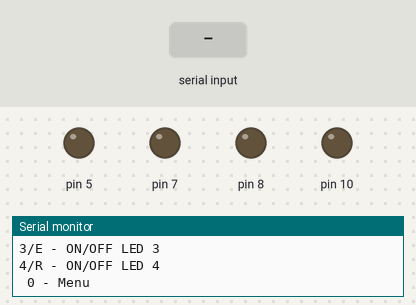
A sketch run on a simulated Arduino Uno, built with avr-gcc and run on an emulated ATmega328P. Parts: output pins drawn as LEDs (lit = HIGH), the last lines printed to the serial monitor. The inputs (shaded band) are chosen by the test bench.

Above: at 1.2 s.
1.3 s: "4" received over Serial
At 1.6 s:
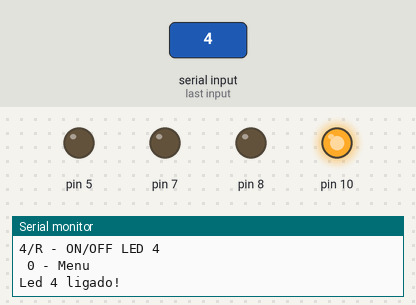
2.8 s: "3" received over Serial
At 4.0 s:
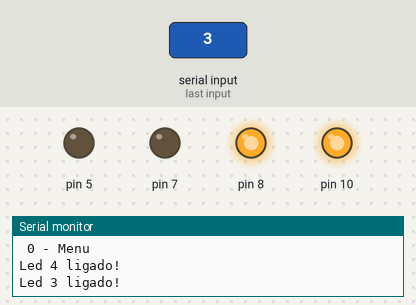
4.3 s: "R" received over Serial
At 5.1 s:
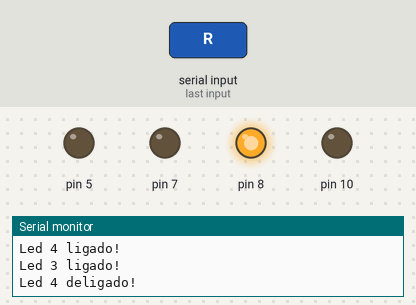
5.8 s: "2" received over Serial
At 6.3 s:
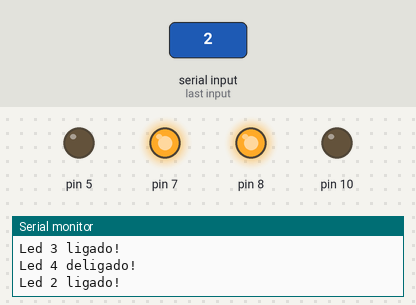
7.3 s: "1" received over Serial
At 8.5 s:
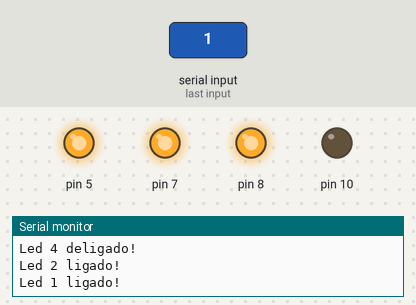
8.8 s: "E" received over Serial
At 9.7 s:
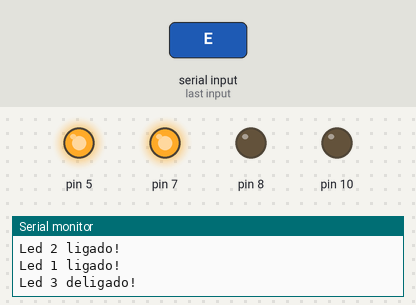
Timing chart, 0 to 11.3 s (numbered marks = the images above; inputs shaded):
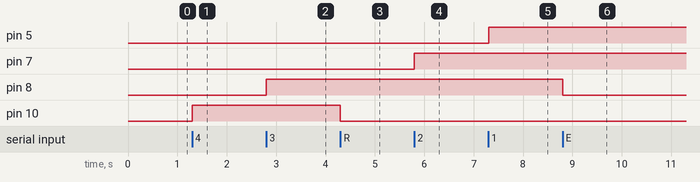

Measured:
- after the input at 1.3 s, pin 10: LOW → HIGH at once
- after the input at 2.8 s, pin 8: LOW → HIGH at once
- after the input at 4.3 s, pin 10: HIGH → LOW at once
- after the input at 5.8 s, pin 7: LOW → HIGH at once
- after the input at 7.3 s, pin 5: LOW → HIGH at once
- after the input at 8.8 s, pin 8: HIGH → LOW at once

The sketch:

LIGAR_DELISGAR_LED.ino
```cpp
void setup()
{
  Serial.begin(9600);
  pinMode(10, OUTPUT);
  pinMode(8, OUTPUT);
  pinMode(7, OUTPUT);
  pinMode(5, OUTPUT);
  Serial.println("1/Q - ON/OFF LED 1");
  Serial.println("2/W - ON/OFF LED 2");
  Serial.println("3/E - ON/OFF LED 3");
  Serial.println("4/R - ON/OFF LED 4");
  Serial.println(" 0 - Menu");
}

void loop()
{

  if (Serial.available())
  {

    int c = Serial.read();
    if (c == '0')
    {
      Serial.println("1/Q - ON/OFF LED 1");
      Serial.println("2/W - ON/OFF LED 2");
      Serial.println("3/E - ON/OFF LED 3");
      Serial.println("4/R - ON/OFF LED 4");
      Serial.println(" 0 - Menu");
    }
    if (c == '4')
    {
      digitalWrite(10, HIGH);
      Serial.println("Led 4 ligado!");
    }
     if (c == '3')
    {
      digitalWrite(8, HIGH);
      Serial.println("Led 3 ligado!");
    }
     if (c == '2')
    {
      digitalWrite(7, HIGH);
      Serial.println("Led 2 ligado!");
    }
     if (c == '1')
    {
      digitalWrite(5, HIGH);
      Serial.println("Led 1 ligado!");
    }
    else if (c == 'R')
    {

      digitalWrite(10, LOW);
      Serial.println("Led 4 deligado!");
    }
    if (c == 'E')
    {
      digitalWrite(8, LOW);
      Serial.println("Led 3 deligado!");
    }
    if (c == 'W')
    {
      digitalWrite(7, LOW);
      Serial.println("Led 2 deligado!");
    }
     if (c == 'Q')
    {
      digitalWrite(5, LOW);
      Serial.println("Led 1 deligado!");
    }
  }
}
```
